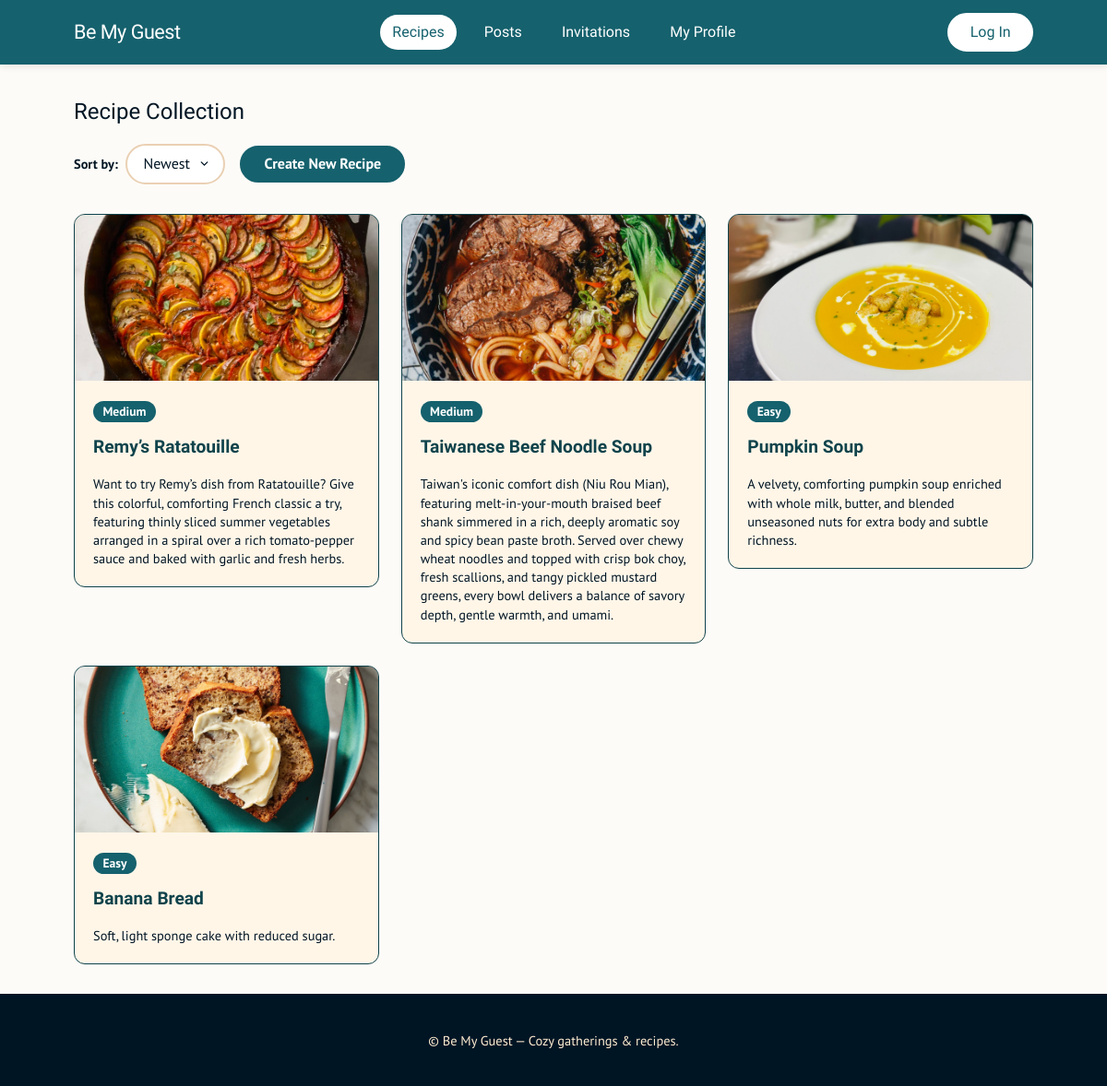
The app's page /recipes/ with its own data.
### features/recipes/models.py (models this page shows, shortened)
class Recipe(models.Model):
    class Difficulty(models.TextChoices):
        EASY = 'Easy', 'Easy'
        MEDIUM = 'Medium', 'Medium'
        HARD = 'Hard', 'Hard'
    id = models.BigAutoField(primary_key=True)
    creator = models.ForeignKey(
        settings.AUTH_USER_MODEL,
        on_delete=models.CASCADE,
        related_name='recipes',
        verbose_name='User who created recipe',
    )
    recipe_name = models.CharField(max_length=255)
    description = models.TextField(
        blank=True,
        help_text='Recipe introduction, story behind this recipe',
    )
    ingredients = models.JSONField(
        default=list, help_text='Ingredient names and quantities'
    )
    instructions = models.JSONField(
        default=list, help_text='Ordered cooking steps'
    )
    preparation_time = models.IntegerField(
        default=0, help_text='Preparation time (minutes)'
    )
    cooking_time = models.IntegerField(
        default=0, help_text='Cooking time (minutes)'
    )
    servings = models.PositiveIntegerField(
        default=1, help_text='Number of servings'
    )
    difficulty = models.CharField(
        max_length=10,
        choices=Difficulty.choices,
        default=Difficulty.EASY,
    )
    dietary_tags = models.JSONField(
        default=list, blank=True, help_text='Vegetarian, vegan, etc.'
    )
    allergens = models.JSONField(
        default=list, blank=True, help_text='Peanut, milk, eggs, etc.'
    )
    image = models.ImageField(upload_to='recipes/', blank=True, null=True)
    created_at = models.DateTimeField(auto_now_add=True)
    class Meta:
        ordering = ['-created_at']

### features/recipes/views.py (the view)
# urls.py: path("recipes/", recipe_views.recipe_list, name="recipes"),
def recipe_list(request):
    recipes = Recipe.objects.all().order_by('-created_at')
    return render(request, 'recipes.html', {'recipes': recipes})

### bemyguest/templates/recipes.html (shortened to what this page needs)
{% extends "base.html" %}
{% load static %}
{% block content %}
<div class="row" style="display: flex; justify-content: space-between; align-items: center; margin-bottom: 2rem; flex-wrap: wrap; gap: 1rem;">
  <h2 style="margin: 0; font-weight: 700;">Recipe Collection</h2>
  <div style="display: flex; align-items: center; gap: 1rem; flex-wrap: wrap;">
    <div style="display: flex; align-items: center; gap: 0.5rem;">
      <label for="sort-by" style="font-weight: 600; font-size: 0.9rem; margin: 0;">Sort by:</label>
        <select id="sort-by" style="width: auto; margin: 0; height: auto; padding: 0.45rem 2.25rem 0.45rem 1.1rem; border-radius: 999px; appearance: none; -webkit-appearance: none; background-color: var(--white, #ffffff); background-repeat: no-repeat; background-position: right 0.9rem center; background-size: 13px;">
        <option value="newest">Newest</option>
        </select>
    </div>
    <a href="{% url 'recipe_create' %}" class="button" style="background-color: var(--stormy-teal, #1b535d); color: white; border-radius: 9999px; padding: 0.5rem 1.5rem; text-decoration: none; font-weight: 600; display: inline-flex; align-items: center;">
      Create New Recipe
    </a>
  </div>
</div>
<div class="card-grid" style="display: grid !important; grid-template-columns: repeat(auto-fill, minmax(280px, 1fr)) !important; gap: 1.5rem !important; align-items: start !important;">
  {% for recipe in recipes %}
  <div class="recipe-card" style="margin-top: 0 !important; border: 1.5px solid var(--stormy-teal-dark, #0F434B); border-radius: var(--radius, 12px); overflow: hidden; background: var(--papaya-whip-light, #FFF6E8);">
    <div class="recipe-card__image" style="display: flex; align-items: center; justify-content: center; color: var(--white); background-color: var(--stormy-teal-dark, #0F434B); font-weight: bold; overflow: hidden; height: 180px;">
      {% if "Banana" in recipe.recipe_name %}
        <img src="{% static 'images/BananaBread.jpeg' %}" alt="Banana Bread" style="width: 100%; height: 100%; object-fit: cover; display: block;">
      {% elif recipe.image and recipe.image.name %}
        <img src="{{ recipe.image.url }}" alt="{{ recipe.recipe_name }}" style="width: 100%; height: 100%; object-fit: cover; display: block;">
      {% else %}
        [ Food Image ]
      {% endif %}
    </div>
    <div class="recipe-card__content" style="padding: 1.25rem;">
      <span class="badge primary" style="margin-bottom: 0.5rem;">{{ recipe.difficulty }}</span>
      <h3 style="margin-top: 0.25rem; margin-bottom: 0.5rem; font-size: 1.2rem;"><a href="{% url 'recipe_detail' recipe.pk %}">{{ recipe.recipe_name }}</a></h3>
      <p class="muted" style="font-size: 0.9rem; margin-bottom: 0; color: var(--ink-black); line-height: 1.4;">{{ recipe.description }}</p>
    </div>
  </div>
  {% empty %}
  <p class="muted">No recipes found.</p>
  {% endfor %}
</div>
{% endblock %}

### bemyguest/ui-ux/skeleton.css (style rules this page uses)
a { color: var(--stormy-teal); text-decoration: none; font-weight: 500; }
.button, a.button, button, input[type="submit"], input[type="reset"], input[type="button"] { display: inline-flex; align-items: center; justify-content: center; background-color: var(--stormy-teal); border: 2px solid var(--stormy-teal); color: var(--white) !important; border-radius: 999px; padding: 0.6rem 1.4rem; font-weight: 600; line-height: 1.2; transition: background-color 0.2s ease, transform 0.1s ease; text-decoration: none !important; }
input[type="text"], input[type="search"], input[type="email"], input[type="password"], select, textarea { border: 2px solid var(--border-light); background-color: var(--white); color: var(--ink-black); border-radius: 10px; padding: 0.6rem 0.85rem; width: 100%; }
.row { display: flex; gap: 1.5rem; flex-wrap: wrap; }
.badge { display: inline-block; padding: 0.3rem 0.65rem; border-radius: 999px; font-size: 0.85rem; font-weight: 600; line-height: 1; background: var(--papaya-whip); color: var(--brandy); }
.badge.primary { background: var(--stormy-teal); color: var(--white); }

### bemyguest/ui-ux/style.css (style rules this page uses)
:root { --ink-black: #001524; --stormy-teal: #15616D; --stormy-teal-dark: #0F434B; --papaya-whip: #FFECD1; --papaya-whip-light: #FFF6E8; --off-white: #FDFBF7; --harvest-orange: #D95D00; --brandy: #78290F; --white: #ffffff; --border-light: #EAD0B3; --radius: 12px; }
body { font-family: "PT Sans", sans-serif; color: var(--ink-black); background: var(--off-white) !important; line-height: 1.6; }
h1, h2, h3, h4, h5, h6, .recipe-card h3, .card h4, .brand__title, .nav a, .auth-nav a, .auth-nav button { font-family: "Calistoga", serif !important; font-weight: 400 !important; }
h1, h2, h3, h4, h5 { color: var(--ink-black); font-weight: 700; margin-top: 0; }
.card-grid { display: grid; grid-template-columns: repeat(auto-fill, minmax(280px, 1fr)); gap: 1.5rem; align-items: start; }
.recipe-card { background: var(--papaya-whip-light, #FFF6E8); border-radius: var(--radius, 12px); border: 1.5px solid var(--stormy-teal-dark, #0F434B); overflow: hidden; display: flex; flex-direction: column; }
.recipe-card + .recipe-card { margin-top: 0 !important; }
.recipe-card__image { width: 100% !important; height: 180px !important; object-fit: cover !important; background-color: var(--stormy-teal-dark, #0F434B); position: relative; overflow: hidden; }
.recipe-card__image img { display: block !important; width: 100% !important; height: 100% !important; object-fit: cover !important; }
.recipe-card__content { padding: 1rem; flex-grow: 1; }
.card a, .recipe-card a { color: var(--stormy-teal-dark); font-weight: 700; }
.card-grid, .row, .posts-container { display: grid !important; align-items: start !important; align-content: start !important; justify-content: start; }
.card-grid { display: grid !important; grid-template-columns: repeat(auto-fit, minmax(460px, 1fr)); gap: 1.5rem; align-items: start !important; align-content: start !important; }

### records on screen
Recipe: image (picture), difficulty "Medium", recipe_name "Remy’s Ratatouille", description "Want to try Remy’s dish from Ratatouille? Give this colorful, comforting French classic a try, featuring thinly sliced summer vegetables arranged in a spiral over a rich tomato-pepper sauce and baked with garlic and fresh herbs."
Recipe: image (picture), difficulty "Medium", recipe_name "Taiwanese Beef Noodle Soup", description "Taiwan's iconic comfort dish (Niu Rou Mian), featuring melt-in-your-mouth braised beef shank simmered in a rich, deeply aromatic soy and spicy bean paste broth. Served over chewy wheat noodles and topped with crisp bok choy, fresh scallions, and tangy pickled mustard greens, every bowl delivers a balance of savory depth, gentle warmth, and umami."
Recipe: image (picture), difficulty "Easy", recipe_name "Pumpkin Soup", description "A velvety, comforting pumpkin soup enriched with whole milk, butter, and blended unseasoned nuts for extra body and subtle richness."
Recipe: difficulty "Easy", recipe_name "Banana Bread", description "Soft, light sponge cake with reduced sugar."
